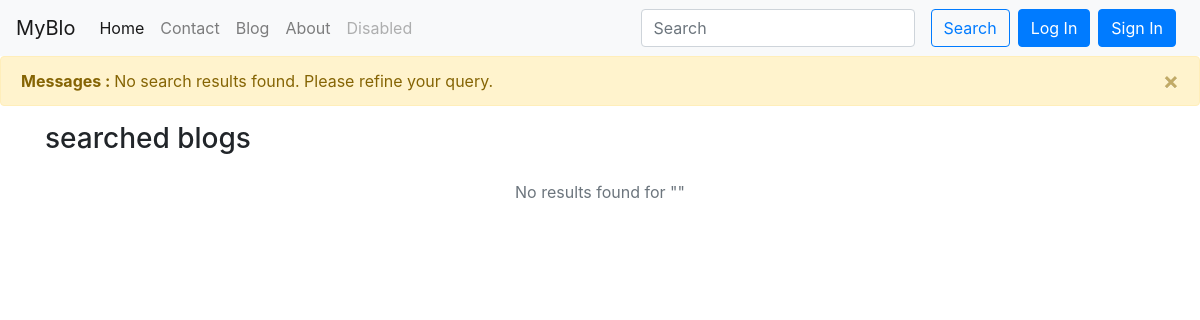
The app's page /search, older data.
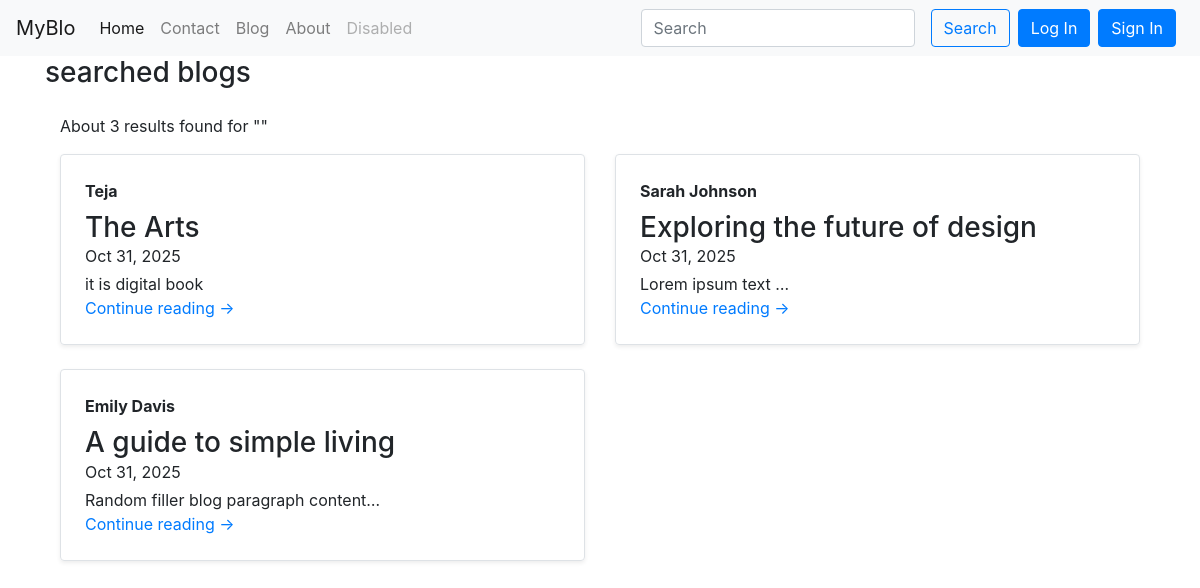
The same page, newer data.
### blog/models.py (models this page shows, shortened)
class post(models.Model):
    sno = models.AutoField(primary_key=True)
    author = models.CharField(max_length=200)
    title = models.CharField(max_length=100)
    slug=models.CharField(max_length=100)
    timeStamp=models.DateTimeField(auto_now_add=True,blank=True)
    content=models.TextField()

### home/views.py (the view)
# urls.py: path("search", views.search, name="search"),
def search(request):
    query = request.GET.get('query', '')
    if len(query) > 78:
        allposts = post.objects.none()
    else:
        allposts = post.objects.filter(
            Q(title__icontains=query) |
            Q(content__icontains=query) |
            Q(author__icontains=query)
        )
    if allposts.count() == 0:
        messages.warning(request, "No search results found. Please refine your query.")
    params = {'posts': allposts, 'query': query}
    return render(request, 'home/search.html', params)

### templates/home/search.html (shortened to what this page needs)
{% extends 'base.html' %}
{% block body %}
<h3>searched blogs</h3>
<div class="container my-4">
  {% if posts %}
    <p>About {{ posts|length }} results found for "{{ query }}"</p>
    <div class="row">
      {% for allposts in posts %}
        <div class="col-md-6 mb-4">
          <div class="border rounded shadow-sm h-100 p-4 d-flex flex-column position-static">
            <strong class="d-inline-block mb-2 text-primary-emphasis">
              {{ allposts.author }}
            </strong>
            <h3 class="mb-0">{{ allposts.title }}</h3>
            <div class="mb-1 text-body-secondary">
              {{ allposts.timeStamp|date:"M d, Y" }}
            </div>
            <p class="card-text mb-auto">
              {{ allposts.content|truncatewords:30 }}
            </p>
            <a href="#" class="stretched-link fw-semibold text-decoration-none">
              Continue reading →
            </a>
          </div>
        </div>
      {% endfor %}
    </div>
  {% else %}
    <p class="text-muted text-center mt-4">No results found for "{{ query }}"</p>
  {% endif %}
</div>
{% endblock body %}

Row changes from the older to the newer data that the page shows:
added post: author "Teja", title "The Arts", timeStamp "Oct 31, 2025", content "it is digital book"
added post: author "Sarah Johnson", title "Exploring the future of design", timeStamp "Oct 31, 2025", content "Lorem ipsum text …"
added post: author "Emily Davis", title "A guide to simple living", timeStamp "Oct 31, 2025", content "Random filler blog paragraph content…"
Text that changed along with them:
{{ posts|length }}: (not shown) → "3"
text no longer shown: "No results found for \""
text now shown: "About results found for \""
list line gone: "Messages : No search results found. Please refine your query. ×"
